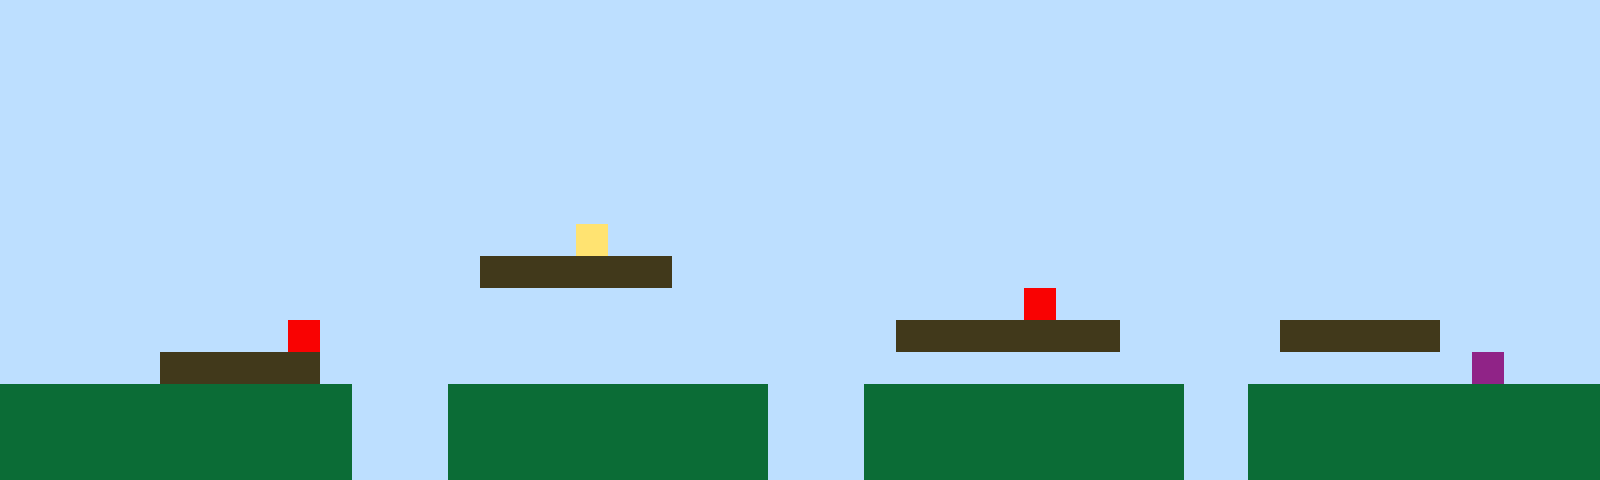

This is a level from a 2D game, rendered from its Tiled map with the project's own tilesets. A one-line summary and the complete map file follow:
An orthogonal 50x15 tile map with 32x32 px tiles, 1 tile layer (Tile Layer 1).

<map version="1.10" tiledversion="1.11.2" orientation="orthogonal" renderorder="right-up" width="50" height="15" tilewidth="32" tileheight="32" infinite="0" nextlayerid="2" nextobjectid="1"><editorsettings><export target="map1.csv" format="csv" /></editorsettings><tileset firstgid="1" name="sprites" tilewidth="32" tileheight="32" tilecount="6" columns="3"><image source="sprites.png" width="96" height="64" /></tileset><layer id="1" name="Tile Layer 1" width="50" height="15"><data encoding="csv">1,1,1,1,1,1,1,1,1,1,1,1,1,1,1,1,1,1,1,1,1,1,1,1,1,1,1,1,1,1,1,1,1,1,1,1,1,1,1,1,1,1,1,1,1,1,1,1,1,1,1,1,1,1,1,1,1,1,1,1,1,1,1,1,1,1,1,1,1,1,1,1,1,1,1,1,1,1,1,1,1,1,1,1,1,1,1,1,1,1,1,1,1,1,1,1,1,1,1,1,1,1,1,1,1,1,1,1,1,1,1,1,1,1,1,1,1,1,1,1,1,1,1,1,1,1,1,1,1,1,1,1,1,1,1,1,1,1,1,1,1,1,1,1,1,1,1,1,1,1,1,1,1,1,1,1,1,1,1,1,1,1,1,1,1,1,1,1,1,1,1,1,1,1,1,1,1,1,1,1,1,1,1,1,1,1,1,1,1,1,1,1,1,1,1,1,1,1,1,1,1,1,1,1,1,1,1,1,1,1,1,1,1,1,1,1,1,1,1,1,1,1,1,1,1,1,1,1,1,1,1,1,1,1,1,1,1,1,1,1,1,1,1,1,1,1,1,1,1,1,1,1,1,1,1,1,1,1,1,1,1,1,1,1,1,1,1,1,1,1,1,1,1,1,1,1,1,1,1,1,1,1,1,1,1,1,1,1,1,1,1,1,1,1,1,1,1,1,1,1,1,1,1,1,1,1,1,1,1,1,1,1,1,1,1,1,1,1,1,1,1,1,1,1,1,1,1,1,1,1,1,1,1,1,1,1,1,1,1,1,1,1,1,1,1,1,1,1,1,1,1,1,1,1,1,1,1,1,1,1,1,1,1,1,1,1,1,1,4,1,1,1,1,1,1,1,1,1,1,1,1,1,1,1,1,1,1,1,1,1,1,1,1,1,1,1,1,1,1,1,1,1,1,1,1,1,1,1,1,1,1,1,1,1,1,3,3,3,3,3,3,1,1,1,1,1,1,1,1,1,1,1,1,1,1,1,1,1,1,1,1,1,1,1,1,1,1,1,1,1,1,1,1,1,1,1,1,1,1,1,1,1,1,1,1,1,1,1,1,1,1,1,1,1,1,1,1,1,1,1,1,1,5,1,1,1,1,1,1,1,1,1,1,1,1,1,1,1,1,1,1,1,1,1,1,1,1,1,1,5,1,1,1,1,1,1,1,1,1,1,1,1,1,1,1,1,1,1,3,3,3,3,3,3,3,1,1,1,1,1,3,3,3,3,3,1,1,1,1,1,1,1,1,1,1,3,3,3,3,3,1,1,1,1,1,1,1,1,1,1,1,1,1,1,1,1,1,1,1,1,1,1,1,1,1,1,1,1,1,1,1,1,1,1,1,1,6,1,1,1,2,2,2,2,2,2,2,2,2,2,2,1,1,1,2,2,2,2,2,2,2,2,2,2,1,1,1,2,2,2,2,2,2,2,2,2,2,1,1,2,2,2,2,2,2,2,2,2,2,2,2,2,2,2,2,2,2,2,2,2,2,1,1,1,2,2,2,2,2,2,2,2,2,2,1,1,1,2,2,2,2,2,2,2,2,2,2,1,1,2,2,2,2,2,2,2,2,2,2,2,2,2,2,2,2,2,2,2,2,2,2,1,1,1,2,2,2,2,2,2,2,2,2,2,1,1,1,2,2,2,2,2,2,2,2,2,2,1,1,2,2,2,2,2,2,2,2,2,2,2</data></layer></map>
